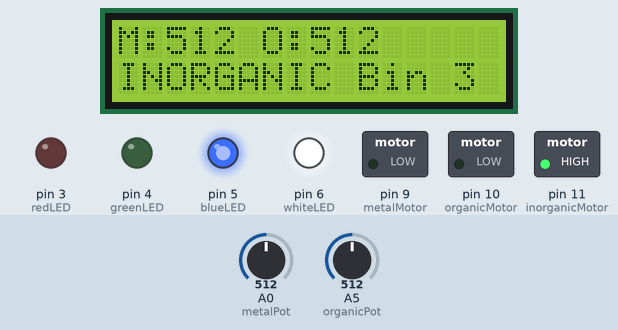
Recording of a sketch running on a simulated Arduino Uno, built with avr-gcc and run on an emulated ATmega328P. On the bench: 16×2 character LCD, switched loads named in the sketch (green lamp = pin HIGH), output pins drawn as LEDs (lit = HIGH). The test bench sets the inputs (shaded band); at power-on: A0 (metalPot) = 512, A5 (organicPot) = 512.

Above: at 2.7 s.
2.8 s: A0 (metalPot) set to 1005
At 5.0 s:
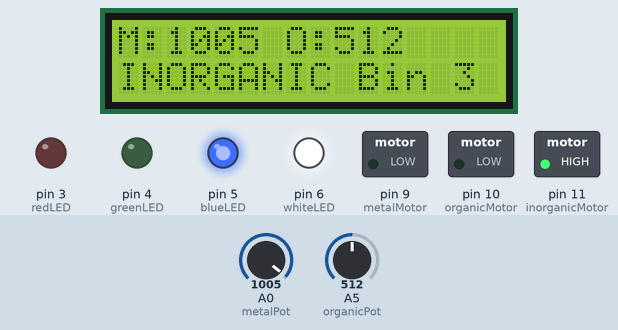
9.0 s: A0 (metalPot) set to 1014
At 11.4 s:
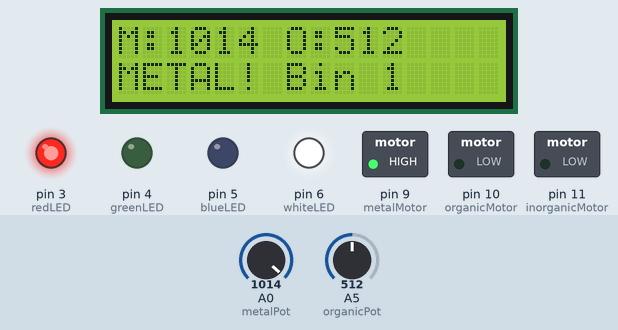
16.6 s: A5 (organicPot) set to 716
At 17.9 s:
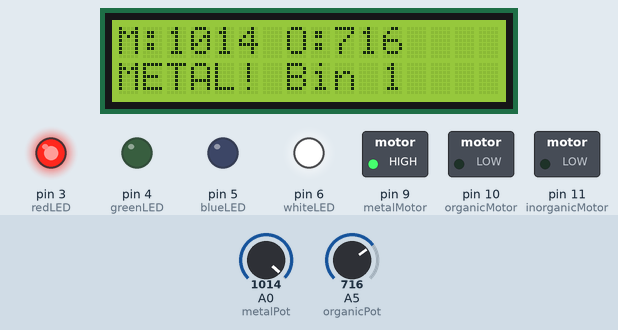
21.1 s: A5 (organicPot) set to 900
At 23.1 s:
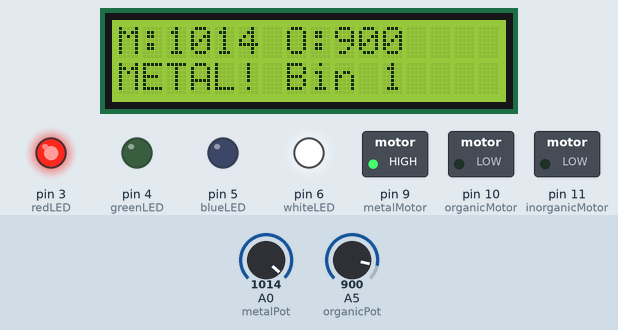
27.1 s: A0 (metalPot) set to 1023
At 29.6 s:
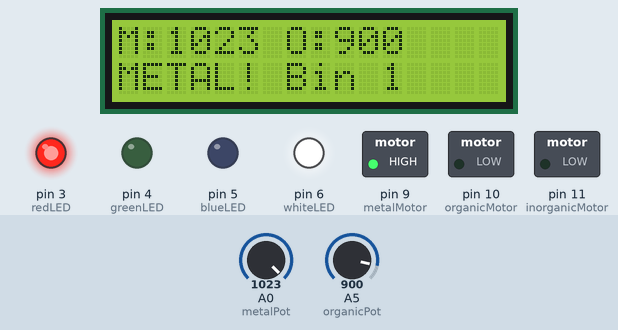
33.1 s: A5 (organicPot) set to 1023
At 36.1 s:
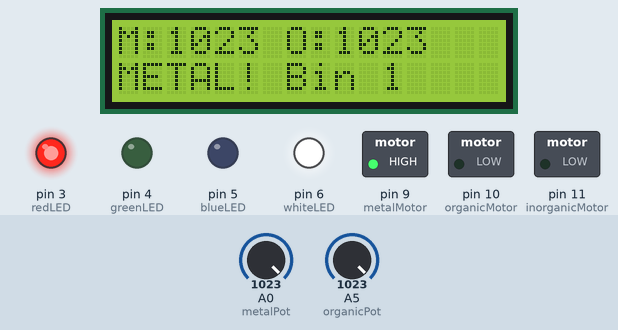
Timing chart, 0 to 39.2 s (numbered marks = the images above; inputs shaded):
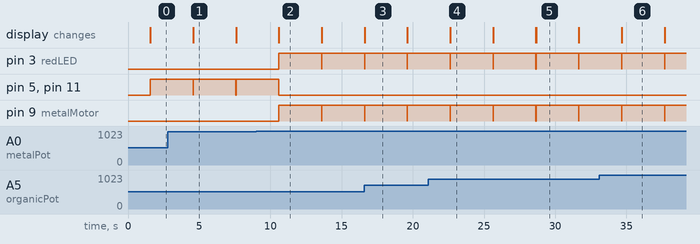

The sketch:

Code.ino
```cpp
#include <LiquidCrystal.h>

LiquidCrystal lcd(12, 13, A1, A2, A3, A4);

const int metalPot = A0;
const int organicPot = A5;

const int redLED = 3;
const int greenLED = 4;
const int blueLED = 5;
const int whiteLED = 6;

const int metalMotor = 9;
const int organicMotor = 10;
const int inorganicMotor = 11;

int metalValue = 0;
int organicValue = 0;

int activeBin = 0;
unsigned long actionTime = 0;

void setup() {
  pinMode(redLED, OUTPUT);
  pinMode(greenLED, OUTPUT);
  pinMode(blueLED, OUTPUT);
  pinMode(whiteLED, OUTPUT);

  pinMode(metalMotor, OUTPUT);
  pinMode(organicMotor, OUTPUT);
  pinMode(inorganicMotor, OUTPUT);

  digitalWrite(whiteLED, HIGH);

  digitalWrite(metalMotor, LOW);
  digitalWrite(organicMotor, LOW);
  digitalWrite(inorganicMotor, LOW);
  digitalWrite(redLED, LOW);
  digitalWrite(greenLED, LOW);
  digitalWrite(blueLED, LOW);

  lcd.begin(16, 2);
  lcd.print("Waste Sorter");
  delay(1500);
  lcd.clear();
  lcd.print("Ready");
  lcd.setCursor(0, 1);
  lcd.print("Place waste");
}

void loop() {
  if (activeBin != 0) {
    if (millis() - actionTime >= 3000) {
      digitalWrite(metalMotor, LOW);
      digitalWrite(organicMotor, LOW);
      digitalWrite(inorganicMotor, LOW);
      digitalWrite(redLED, LOW);
      digitalWrite(greenLED, LOW);
      digitalWrite(blueLED, LOW);
      activeBin = 0;
      lcd.clear();
      lcd.print("Ready");
      lcd.setCursor(0, 1);
      lcd.print("Place waste");
    }
    return;
  }

  metalValue = analogRead(metalPot);
  organicValue = analogRead(organicPot);

  lcd.setCursor(0, 0);
  lcd.print("M:");
  lcd.print(metalValue);
  lcd.print(" O:");
  lcd.print(organicValue);
  lcd.print("    ");

  // Threshold 99% = 1013
  if (metalValue > 1013) {
    lcd.setCursor(0, 1);
    lcd.print("METAL! Bin 1   ");
    digitalWrite(redLED, HIGH);
    digitalWrite(metalMotor, HIGH);
    digitalWrite(greenLED, LOW);
    digitalWrite(blueLED, LOW);
    digitalWrite(organicMotor, LOW);
    digitalWrite(inorganicMotor, LOW);
    activeBin = 1;
    actionTime = millis();
  }
  else if (organicValue > 1013) {
    lcd.setCursor(0, 1);
    lcd.print("ORGANIC! Bin 2 ");
    digitalWrite(greenLED, HIGH);
    digitalWrite(organicMotor, HIGH);
    digitalWrite(redLED, LOW);
    digitalWrite(blueLED, LOW);
    digitalWrite(metalMotor, LOW);
    digitalWrite(inorganicMotor, LOW);
    activeBin = 2;
    actionTime = millis();
  }
  else {
    lcd.setCursor(0, 1);
    lcd.print("INORGANIC Bin 3");
    digitalWrite(blueLED, HIGH);
    digitalWrite(inorganicMotor, HIGH);
    digitalWrite(redLED, LOW);
    digitalWrite(greenLED, LOW);
    digitalWrite(metalMotor, LOW);
    digitalWrite(organicMotor, LOW);
    activeBin = 3;
    actionTime = millis();
  }

  delay(50);
}
```

Measured:
- the behaviour switches between 1013 and 1014 on A0 (metalPot) (found by bisection; images 1 and 2)
- after the input at 2.8 s, the display: first differs from a run without the input after 1.8 s (image 1)
- after the input at 9.0 s, pin 3 (redLED), pin 9 (metalMotor): LOW → HIGH after 1.6 s, → LOW 3.0 s later, → HIGH 0.01 s later; pin 5 (blueLED), pin 11 (inorganicMotor): goes on until 10.6 s, then stays LOW; the display: first differs from a run without the input after 1.6 s (image 2)
- after the input at 16.6 s, the display: first differs from a run without the input at once (image 3)
- after the input at 21.1 s, the display: first differs from a run without the input after 1.5 s (image 4)
- after the input at 27.1 s, the display: first differs from a run without the input after 1.6 s (image 5)
- after the input at 33.1 s, the display: first differs from a run without the input after 1.6 s (image 6)
- by itself, pin 5 (blueLED), pin 11 (inorganicMotor): alternates HIGH for 3.0 s and LOW for 0.01 s
